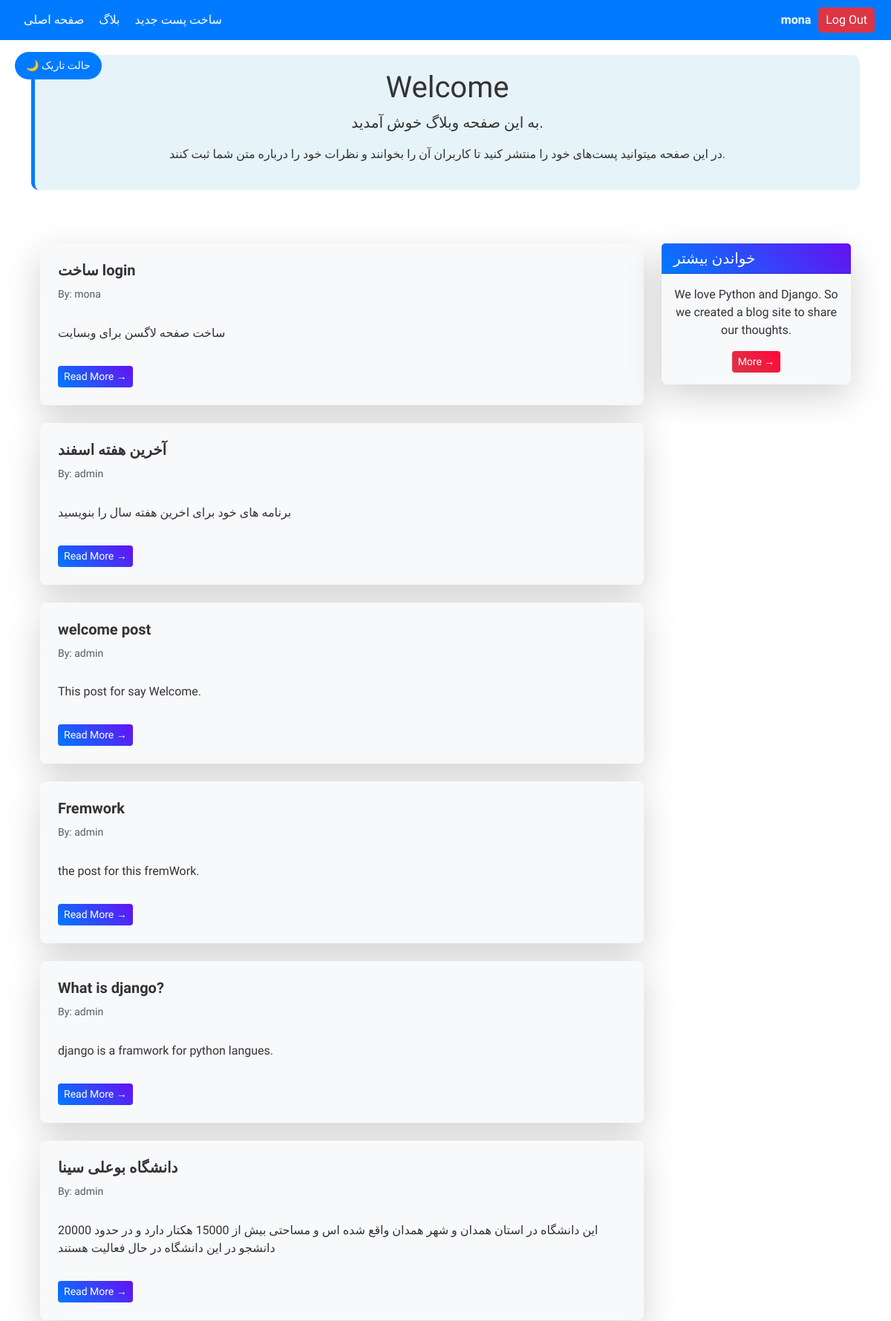
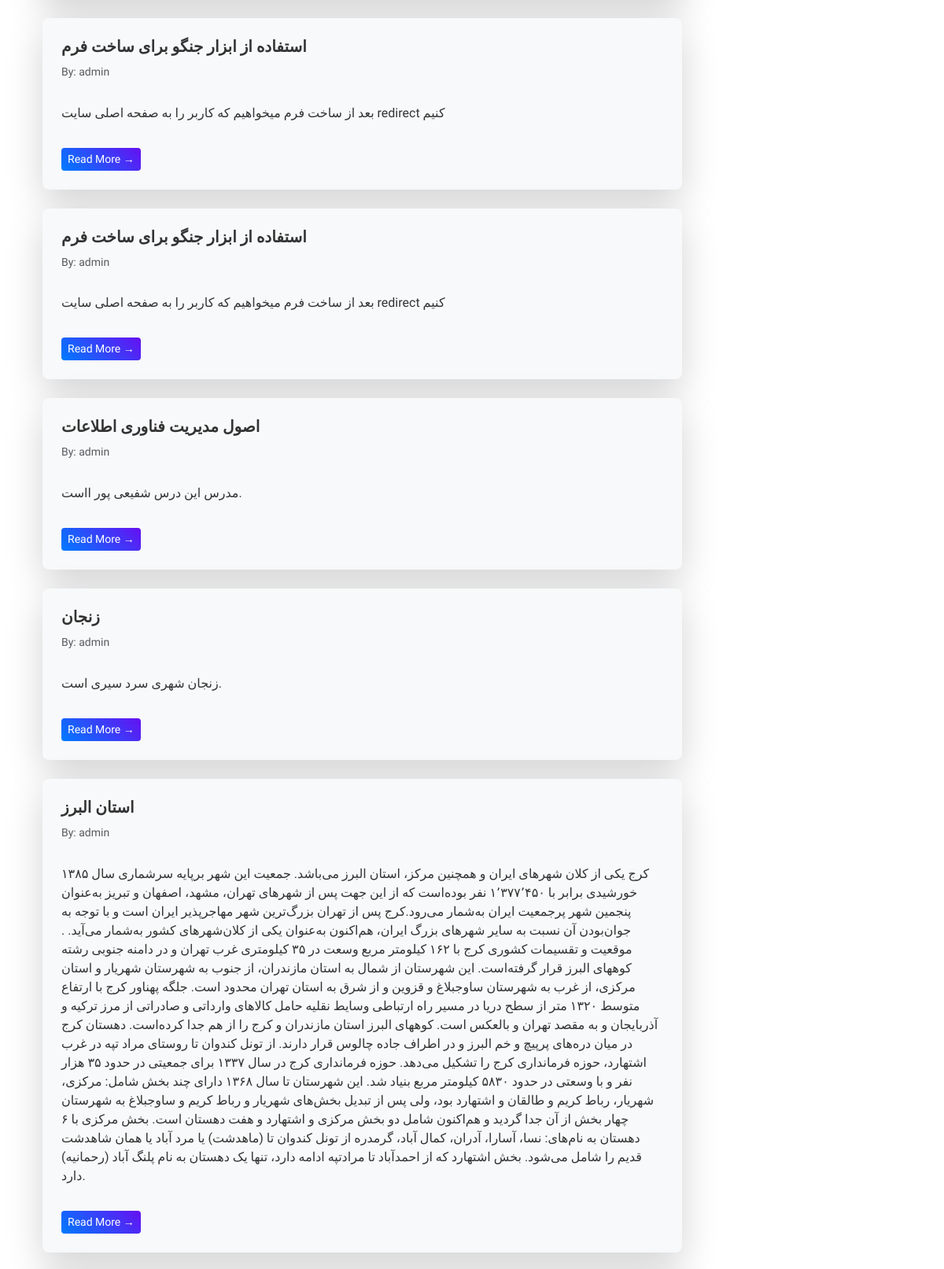
Page /blog/ (signed in, upper part) on the committed database (2 pictures, top to bottom).
### blog/models.py (models this page shows, shortened)
class Post(models.Model):
    STATUS_CHOICES =(
        ('pub','Published'),
        ('drf','Draft'),
    )
    title = models.CharField(max_length=200)
    text = models.TextField()
    datetime_created = models.DateTimeField(auto_now_add=True)
    datetime_modified = models.DateTimeField(auto_now=True)
    status = models.CharField(choices= STATUS_CHOICES,max_length=3 )
    author = models.ForeignKey("auth.User",on_delete = models.CASCADE)

### blog/views.py (the view)
# urls.py: path('',views.PostListView.as_view(),name='post_list'),
class PostListView(generic.ListView):
    model = Post
    template_name = "blog/posts_list.html"
    context_object_name = "posts_list"
    def get_queryset(self):
        return Post.objects.filter(status='pub').order_by('-datetime_modified')

### blog/templates/blog/posts_list.html (shortened to what this page needs)
{% extends '_base.html' %}
{% block content %}
    <button id="theme-toggle" class="btn btn-toggle">🌙 حالت تاریک</button>
    <div class="container mt-5">
        <div class="row">
            <div class="col-lg-9">
                {% for post in posts_list %}
                    <div class="card shadow-lg border-0 rounded-3 overflow-hidden my-4 hover-effect theme-card">
                        <div class="card-body p-4">
                            <h5 class="card-title fw-bold theme-text">{{ post.title }}</h5>
                            <h6 class="card-subtitle mb-2 text-muted small py-2 theme-text">By: {{ post.author }}</h6>
                            <p class="card-text py-3 theme-text">
                                {{ post.text }}
                            </p>
                            <a href="{% url 'post_detail' post.id %}" class="btn btn-theme btn-sm">Read More &rarr;</a>
                        </div>
                    </div>
                {% endfor %}
            </div>
            <div class="col-lg-3">
                <div class="card border-0 shadow-lg rounded-3 my-4 animate-fade-in theme-card">
                    <h5 class="card-header theme-header">خواندن بیشتر</h5>
                    <div class="card-body text-center">
                        <p class="card-text theme-text">We love Python and Django. So we created a blog site to share our thoughts.</p>
                        <a href="#" class="btn btn-theme-danger btn-sm">More &rarr;</a>
                    </div>
                </div>
            </div>
        </div>
    </div>
{% endblock content %}

### templates/_base.html (shortened to what this page needs)
<!DOCTYPE html>
<html lang="fa">
<head>
    <link rel="stylesheet" href="https://cdn.jsdelivr.net/npm/bootstrap@5.3.0/dist/css/bootstrap.min.css">
    <link rel="stylesheet" href="https://cdn.jsdelivr.net/npm/bootstrap-icons@1.10.5/font/bootstrap-icons.css">
</head>
<body>
<nav class="navbar">
    <div class="container-fluid d-flex align-items-center">
        <div class="d-flex align-items-center me-auto">
            <a href="{% url 'post_list' %}">صفحه اصلی</a>
            <a href="/blog">بلاگ</a>
            <a href="{% url 'post_create' %}">ساخت پست جدید</a>
        </div>
        <div class="user-info">
            {% if user.is_authenticated %}
                <span>{{ user.username }}</span>
                <form action="{% url 'logout' %}" method="POST">
                    <button type="submit" class="btn-logout">Log Out</button>
                </form>
            {% else %}
                <a class="text-light" href="{% url 'login' %}">Log in</a> |
                <a class="text-light" href="{% url 'singup' %}">Sing Up</a>
            {% endif %}
        </div>
    </div>
</nav>
<div class="container">
    <div class="welcome-box">
        <h1>Welcome</h1>
        <p class="lead">به این صفحه وبلاگ خوش آمدید.</p>
        <p>در این صفحه میتوانید پست‌های خود را منتشر کنید تا کاربران آن را بخوانند و نظرات خود را درباره متن شما ثبت
            کنند.</p>
    </div>
</div>
<div class="container">
    {% block content %}{% endblock content %}
</div>
</body>
</html>

### templates/_base.html (style rules this page uses)
body { transition: background-color 0.3s, color 0.3s; }
.navbar { background-color: #007bff; padding: 10px; }
.navbar a { color: white; text-decoration: none; margin: 0 10px; }
.welcome-box { background-color: rgba(173, 216, 230, 0.3); border-left: 5px solid #007bff; padding: 20px; border-radius: 10px; text-align: center; margin-top: 20px; }
.user-info { display: flex; align-items: center; gap: 10px; }
.user-info span { color: white; font-weight: bold; }
.user-info .btn-logout { background-color: #dc3545; color: white; border: none; padding: 5px 10px; border-radius: 5px; cursor: pointer; transition: background-color 0.3s; }

### blog/templates/blog/posts_list.html (style rules this page uses)
body { background-color: #ffffff; color: #333; font-family: 'Vazirmatn', sans-serif; transition: background-color 0.3s, color 0.3s; }
.theme-card { background: #f8f9fa; color: #333; transition: background 0.3s, color 0.3s; }
.theme-text { color: #333; transition: color 0.3s; }
.theme-header { background: linear-gradient(45deg, #007bff, #6610f2); color: white; }
.btn-theme { background: linear-gradient(45deg, #007bff, #6610f2); color: white; border: none; transition: background 0.3s; }
.btn-theme-danger { background: linear-gradient(45deg, #dc3545, #ff073a); color: white; border: none; }
.btn-toggle { position: absolute; top: 70px; left: 20px; background: #007bff; color: white; padding: 8px 15px; border: none; border-radius: 20px; cursor: pointer; transition: background 0.3s; z-index: 1000; font-size: 14px; }
.animate-fade-in { animation: fadeIn 1s ease-in-out; }

### rows in the picture
Post: title "ساخت login", author "mona", text "ساخت صفحه لاگسن برای وبسایت"
Post: title "آخرین هفته اسفند", author "admin", text "برنامه های خود برای اخرین هفته سال را بنویسید"
Post: title "welcome post", author "admin", text "This post for say Welcome."
Post: title "Fremwork", author "admin", text "the post for this fremWork."
Post: title "What is django?", author "admin", text "django is a framwork for python langues."
Post: title "دانشگاه بوعلی سینا", author "admin", text "این دانشگاه در استان همدان و شهر همدان واقع شده اس و مساحتی بیش از 15000 هکتار دارد و در حدود 20000 دانشجو در این دانشگاه در حال فعالیت هستند"
Post: title "استفاده از ابزار جنگو برای ساخت فرم", author "admin", text "بعد از ساخت فرم میخواهیم که کاربر را به صفحه اصلی سایت redirect کنیم"
Post: title "استفاده از ابزار جنگو برای ساخت فرم", author "admin", text "بعد از ساخت فرم میخواهیم که کاربر را به صفحه اصلی سایت redirect کنیم"
Post: title "اصول مدیریت فناوری اطلاعات", author "admin", text "مدرس این درس شفیعی پور ااست."
Post: title "زنجان", author "admin", text "زنجان شهری سرد سیری است."
Post: title "استان البرز", author "admin", text "کرج یکی از کلان شهرهای ایران و همچنین مرکز، استان البرز می‌باشد. جمعیت این شهر برپایه سرشماری سال ۱۳۸۵ خورشیدی برابر با ۱٬۳۷۷٬۴۵۰ نفر بوده‌است که از این جهت پس از شهرهای تهران، مشهد، اصفهان و تبریز به‌عنوان پنجمین شهر پرجمعیت ایران به‌شمار می‌رود.کرج پس از تهران بزرگ‌ترین شهر مهاجرپذیر ایران است و با توجه به جوان‌بودن آن نسبت به سایر شهرهای بزرگ ایران، هم‌اکنون به‌عنوان یکی از کلان‌شهرهای کشور به‌شمار می‌آید. . موقعیت و تقسیمات کشوری کرج با ۱۶۲ کیلومتر مربع وسعت در ۳۵ کیلومتری غرب تهران و در دامنه جنوبی رشته کوههای البرز قرار گرفته‌است. این شهرستان از شمال به استان مازندران، از جنوب به شهرستان شهریار و استان مرکزی، از غرب به شهرستان ساوجبلاغ و قزوین و از شرق به استان تهران محدود است. جلگه…"

### other values in the picture
{{ user.username }} "mona"
